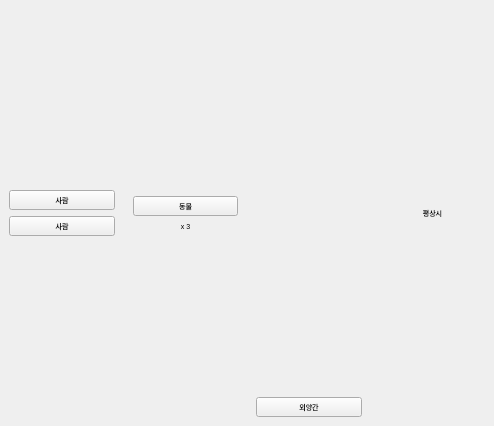
<?xml version="1.0" encoding="UTF-8"?>
<ui version="4.0">
 <class>Form</class>
 <widget class="QWidget" name="Form">
  <property name="geometry">
   <rect>
    <x>0</x>
    <y>0</y>
    <width>494</width>
    <height>426</height>
   </rect>
  </property>
  <property name="sizePolicy">
   <sizepolicy hsizetype="Preferred" vsizetype="Preferred">
    <horstretch>0</horstretch>
    <verstretch>0</verstretch>
   </sizepolicy>
  </property>
  <property name="minimumSize">
   <size>
    <width>0</width>
    <height>0</height>
   </size>
  </property>
  <property name="maximumSize">
   <size>
    <width>9999999</width>
    <height>16777215</height>
   </size>
  </property>
  <property name="windowTitle">
   <string>Form</string>
  </property>
  <property name="styleSheet">
   <string notr="true"/>
  </property>
  <layout class="QHBoxLayout" name="horizontalLayout_3">
   <property name="spacing">
    <number>0</number>
   </property>
   <property name="leftMargin">
    <number>0</number>
   </property>
   <property name="topMargin">
    <number>0</number>
   </property>
   <property name="rightMargin">
    <number>0</number>
   </property>
   <property name="bottomMargin">
    <number>0</number>
   </property>
   <item>
    <widget class="QWidget" name="widget" native="true">
     <property name="sizePolicy">
      <sizepolicy hsizetype="Preferred" vsizetype="Preferred">
       <horstretch>0</horstretch>
       <verstretch>0</verstretch>
      </sizepolicy>
     </property>
     <property name="minimumSize">
      <size>
       <width>0</width>
       <height>0</height>
      </size>
     </property>
     <property name="font">
      <font>
       <pointsize>5</pointsize>
      </font>
     </property>
     <property name="styleSheet">
      <string notr="true">#widget{
	border-image: url(:/newPrefix/빈 농장 칸 .png);
}</string>
     </property>
     <layout class="QHBoxLayout" name="horizontalLayout">
      <property name="spacing">
       <number>0</number>
      </property>
      <property name="leftMargin">
       <number>0</number>
      </property>
      <property name="topMargin">
       <number>0</number>
      </property>
      <property name="rightMargin">
       <number>0</number>
      </property>
      <property name="bottomMargin">
       <number>0</number>
      </property>
      <item>
       <widget class="QWidget" name="widget_2" native="true">
        <property name="sizePolicy">
         <sizepolicy hsizetype="Preferred" vsizetype="Preferred">
          <horstretch>0</horstretch>
          <verstretch>0</verstretch>
         </sizepolicy>
        </property>
        <property name="minimumSize">
         <size>
          <width>0</width>
          <height>0</height>
         </size>
        </property>
        <property name="font">
         <font>
          <pointsize>5</pointsize>
         </font>
        </property>
        <layout class="QVBoxLayout" name="verticalLayout">
         <item>
          <spacer name="verticalSpacer">
           <property name="sizePolicy">
            <sizepolicy hsizetype="Preferred" vsizetype="Preferred">
             <horstretch>0</horstretch>
             <verstretch>0</verstretch>
            </sizepolicy>
           </property>
           <property name="minimumSize">
            <size>
             <width>0</width>
             <height>0</height>
            </size>
           </property>
           <property name="font">
            <font>
             <pointsize>5</pointsize>
            </font>
           </property>
           <property name="orientation">
            <enum>Qt::Vertical</enum>
           </property>
           <property name="sizeHint" stdset="0">
            <size>
             <width>0</width>
             <height>10</height>
            </size>
           </property>
          </spacer>
         </item>
         <item>
          <widget class="QPushButton" name="pushButton_2">
           <property name="sizePolicy">
            <sizepolicy hsizetype="Preferred" vsizetype="Preferred">
             <horstretch>0</horstretch>
             <verstretch>0</verstretch>
            </sizepolicy>
           </property>
           <property name="minimumSize">
            <size>
             <width>0</width>
             <height>0</height>
            </size>
           </property>
           <property name="font">
            <font>
             <pointsize>5</pointsize>
            </font>
           </property>
           <property name="text">
            <string>사람</string>
           </property>
          </widget>
         </item>
         <item>
          <widget class="QPushButton" name="pushButton_3">
           <property name="sizePolicy">
            <sizepolicy hsizetype="Minimum" vsizetype="Minimum">
             <horstretch>0</horstretch>
             <verstretch>0</verstretch>
            </sizepolicy>
           </property>
           <property name="text">
            <string>사람</string>
           </property>
          </widget>
         </item>
         <item>
          <spacer name="verticalSpacer_2">
           <property name="sizePolicy">
            <sizepolicy hsizetype="Preferred" vsizetype="Preferred">
             <horstretch>0</horstretch>
             <verstretch>0</verstretch>
            </sizepolicy>
           </property>
           <property name="minimumSize">
            <size>
             <width>0</width>
             <height>0</height>
            </size>
           </property>
           <property name="font">
            <font>
             <pointsize>5</pointsize>
            </font>
           </property>
           <property name="orientation">
            <enum>Qt::Vertical</enum>
           </property>
           <property name="sizeHint" stdset="0">
            <size>
             <width>0</width>
             <height>10</height>
            </size>
           </property>
          </spacer>
         </item>
        </layout>
       </widget>
      </item>
      <item>
       <widget class="QWidget" name="widget_3" native="true">
        <property name="sizePolicy">
         <sizepolicy hsizetype="Preferred" vsizetype="Preferred">
          <horstretch>0</horstretch>
          <verstretch>0</verstretch>
         </sizepolicy>
        </property>
        <property name="minimumSize">
         <size>
          <width>0</width>
          <height>0</height>
         </size>
        </property>
        <property name="font">
         <font>
          <pointsize>5</pointsize>
         </font>
        </property>
        <layout class="QVBoxLayout" name="verticalLayout_2">
         <item>
          <spacer name="verticalSpacer_4">
           <property name="sizePolicy">
            <sizepolicy hsizetype="Preferred" vsizetype="Preferred">
             <horstretch>0</horstretch>
             <verstretch>0</verstretch>
            </sizepolicy>
           </property>
           <property name="minimumSize">
            <size>
             <width>0</width>
             <height>0</height>
            </size>
           </property>
           <property name="font">
            <font>
             <pointsize>5</pointsize>
            </font>
           </property>
           <property name="orientation">
            <enum>Qt::Vertical</enum>
           </property>
           <property name="sizeHint" stdset="0">
            <size>
             <width>0</width>
             <height>10</height>
            </size>
           </property>
          </spacer>
         </item>
         <item>
          <widget class="QPushButton" name="btn_field_unit">
           <property name="sizePolicy">
            <sizepolicy hsizetype="Preferred" vsizetype="Preferred">
             <horstretch>0</horstretch>
             <verstretch>0</verstretch>
            </sizepolicy>
           </property>
           <property name="minimumSize">
            <size>
             <width>0</width>
             <height>0</height>
            </size>
           </property>
           <property name="font">
            <font>
             <pointsize>5</pointsize>
            </font>
           </property>
           <property name="text">
            <string>동물</string>
           </property>
          </widget>
         </item>
         <item>
          <widget class="QPushButton" name="btn_field_unitcount">
           <property name="styleSheet">
            <string notr="true">border: none;</string>
           </property>
           <property name="text">
            <string>x 3</string>
           </property>
          </widget>
         </item>
         <item>
          <spacer name="verticalSpacer_3">
           <property name="sizePolicy">
            <sizepolicy hsizetype="Preferred" vsizetype="Preferred">
             <horstretch>0</horstretch>
             <verstretch>0</verstretch>
            </sizepolicy>
           </property>
           <property name="minimumSize">
            <size>
             <width>0</width>
             <height>0</height>
            </size>
           </property>
           <property name="font">
            <font>
             <pointsize>5</pointsize>
            </font>
           </property>
           <property name="orientation">
            <enum>Qt::Vertical</enum>
           </property>
           <property name="sizeHint" stdset="0">
            <size>
             <width>0</width>
             <height>10</height>
            </size>
           </property>
          </spacer>
         </item>
        </layout>
       </widget>
      </item>
      <item>
       <widget class="QWidget" name="widget_4" native="true">
        <property name="sizePolicy">
         <sizepolicy hsizetype="Preferred" vsizetype="Preferred">
          <horstretch>0</horstretch>
          <verstretch>0</verstretch>
         </sizepolicy>
        </property>
        <property name="minimumSize">
         <size>
          <width>0</width>
          <height>0</height>
         </size>
        </property>
        <property name="font">
         <font>
          <pointsize>5</pointsize>
         </font>
        </property>
        <layout class="QVBoxLayout" name="verticalLayout_3">
         <item>
          <spacer name="verticalSpacer_5">
           <property name="sizePolicy">
            <sizepolicy hsizetype="Preferred" vsizetype="Preferred">
             <horstretch>0</horstretch>
             <verstretch>0</verstretch>
            </sizepolicy>
           </property>
           <property name="minimumSize">
            <size>
             <width>0</width>
             <height>0</height>
            </size>
           </property>
           <property name="font">
            <font>
             <pointsize>5</pointsize>
            </font>
           </property>
           <property name="orientation">
            <enum>Qt::Vertical</enum>
           </property>
           <property name="sizeHint" stdset="0">
            <size>
             <width>0</width>
             <height>10</height>
            </size>
           </property>
          </spacer>
         </item>
         <item>
          <widget class="QPushButton" name="btn_barn">
           <property name="sizePolicy">
            <sizepolicy hsizetype="Preferred" vsizetype="Preferred">
             <horstretch>0</horstretch>
             <verstretch>0</verstretch>
            </sizepolicy>
           </property>
           <property name="minimumSize">
            <size>
             <width>0</width>
             <height>0</height>
            </size>
           </property>
           <property name="font">
            <font>
             <pointsize>5</pointsize>
            </font>
           </property>
           <property name="text">
            <string>외양간</string>
           </property>
          </widget>
         </item>
        </layout>
       </widget>
      </item>
      <item>
       <widget class="QWidget" name="widget_5" native="true">
        <property name="sizePolicy">
         <sizepolicy hsizetype="Preferred" vsizetype="Preferred">
          <horstretch>0</horstretch>
          <verstretch>0</verstretch>
         </sizepolicy>
        </property>
        <property name="minimumSize">
         <size>
          <width>0</width>
          <height>0</height>
         </size>
        </property>
        <property name="font">
         <font>
          <pointsize>5</pointsize>
         </font>
        </property>
        <layout class="QHBoxLayout" name="horizontalLayout_2">
         <property name="spacing">
          <number>0</number>
         </property>
         <property name="leftMargin">
          <number>0</number>
         </property>
         <property name="topMargin">
          <number>0</number>
         </property>
         <property name="rightMargin">
          <number>0</number>
         </property>
         <property name="bottomMargin">
          <number>0</number>
         </property>
         <item>
          <widget class="QPushButton" name="pushButton">
           <property name="sizePolicy">
            <sizepolicy hsizetype="Preferred" vsizetype="Preferred">
             <horstretch>0</horstretch>
             <verstretch>0</verstretch>
            </sizepolicy>
           </property>
           <property name="minimumSize">
            <size>
             <width>0</width>
             <height>0</height>
            </size>
           </property>
           <property name="font">
            <font>
             <pointsize>5</pointsize>
            </font>
           </property>
           <property name="styleSheet">
            <string notr="true">border:none;</string>
           </property>
           <property name="text">
            <string>평상시</string>
           </property>
          </widget>
         </item>
        </layout>
       </widget>
      </item>
     </layout>
    </widget>
   </item>
  </layout>
 </widget>
 <resources/>
 <connections/>
</ui>
